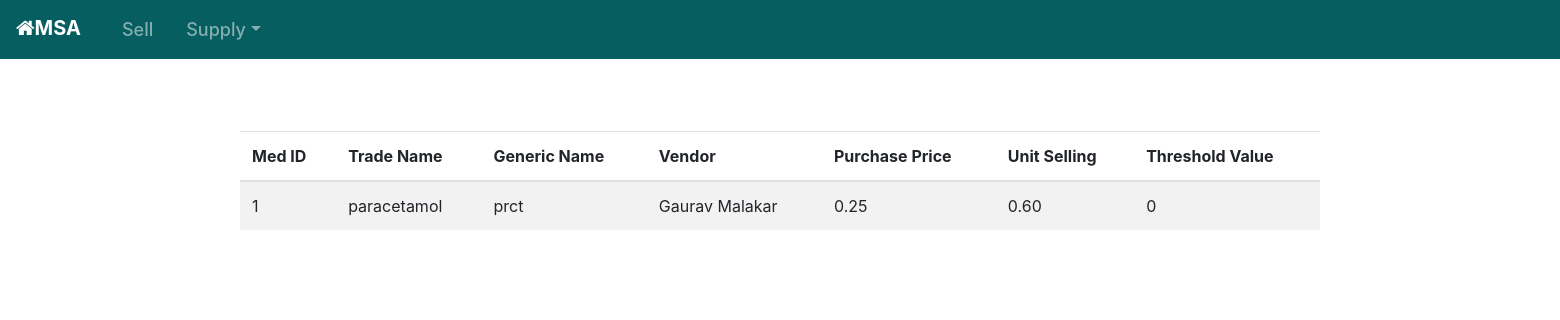
The app's page /threshold (signed in) with its own data.
### shop/models.py (models this page shows, shortened)
class Medicine(models.Model):
    def validate_price(price):
        if price <= 0:
            raise ValidationError("Price is not valid.")
    trade_name = models.CharField(max_length=100, blank=False)
    generic_name = models.CharField(max_length=100, blank=False)
    description = models.CharField(max_length=500, default=None, blank=True)
    purchasePrice = models.DecimalField(
        decimal_places=2, default=0.00, blank=False, max_digits=10, validators=[validate_price])
    unit_selling = models.DecimalField(
        decimal_places=2, default=0.00, blank=False, max_digits=10, validators=[validate_price])
    threshold_value = models.IntegerField(
        default=0, blank=True)
    vendor = models.ForeignKey(Vendor, default=None, on_delete=models.CASCADE)

class Vendor(models.Model):
    name = models.CharField(max_length=100, blank=False)
    address = models.CharField(max_length=500, blank=False)
    phone_regex = RegexValidator(
        regex=r'^(?:\s+|)((0|(?:(\+|)91))(?:\s|-)*(?:(?:\d(?:\s|-)*\d{9})|(?:\d{2}(?:\s|-)*\d{8})|(?:\d{3}(?:\s|-)*\d{7}))|\d{10})(?:\s+|)', message=("Phone Number is not valid"))
    phone = models.CharField(max_length=14, blank=False, validators=[phone_regex] )
    email = models.EmailField(blank=False)
    def __str__(self):
        return self.name

### shop/views.py (the view)
# urls.py: path('threshold', views.threshold, name='threshold'),
@login_required(login_url='login')
def threshold(request):
    thresholds = Medicine.objects
    new = CustomerTransaction.objects
    quantity = 0
    for a in thresholds.all():
        for b in new.all():
            if(a.trade_name == b.medicine.trade_name):
                quantity += b.quantity
        x = quantity % 7
        quantity /= 7
        if (x > 0):
            quantity += 1
        a.threshold_value = quantity
        a.save()
        quantity = 0
    return render(request, 'threshold.html', {'threshold': thresholds})

### shop/templates/threshold.html (shortened to what this page needs)
{% extends 'base.html' %}
{% block content %}
<div class="container">
  <div class="row">
    <div class="col-12">
      <table class="table table-striped table-hover">
        <thead>
          <tr>
            <th scope="col">Med ID</th>
            <th scope="col">Trade Name</th>
            <th scope="col">Generic Name</th>
            <th scope="col">Vendor </th>
            <th scope="col">Purchase Price</th>
            <th scope="col">Unit Selling</th>
            <th scope="col">Threshold Value</th>
          </tr>
        </thead>
        <tbody>
          {% for med in threshold.all %}
          <tr>
            <td>{{ med.id }}</td>
            <td>{{ med.trade_name }}</td>
            <td>{{ med.generic_name }}</td>
            <td>{{ med.vendor }}</td>
            <td>{{ med.purchasePrice }}</td>
            <td>{{ med.unit_selling }}</td>
            <td>{{ med.threshold_value }}</td>
          </tr>
          {% endfor %}
        </tbody>
      </table>
    </div>
  </div>
</div>
{% endblock %}

### shop/templates/base.html (style rules this page uses)
:root { --backgroundColor: rgba(246, 241, 209); --colorShadeA: rgb(42, 134, 94); --colorShadeB: rgb(95, 184, 142); --colorShadeC: rgb(110, 233, 178); --colorShadeD: rgb(136, 230, 186); --colorShadeE: rgb(145, 248, 200); --colorShadeF: rgb(84, 214, 158); }

### records on screen
Medicine: id "1", trade_name "paracetamol", generic_name "prct", vendor "Gaurav Malakar", purchasePrice "0.25", unit_selling "0.60", threshold_value "0"
